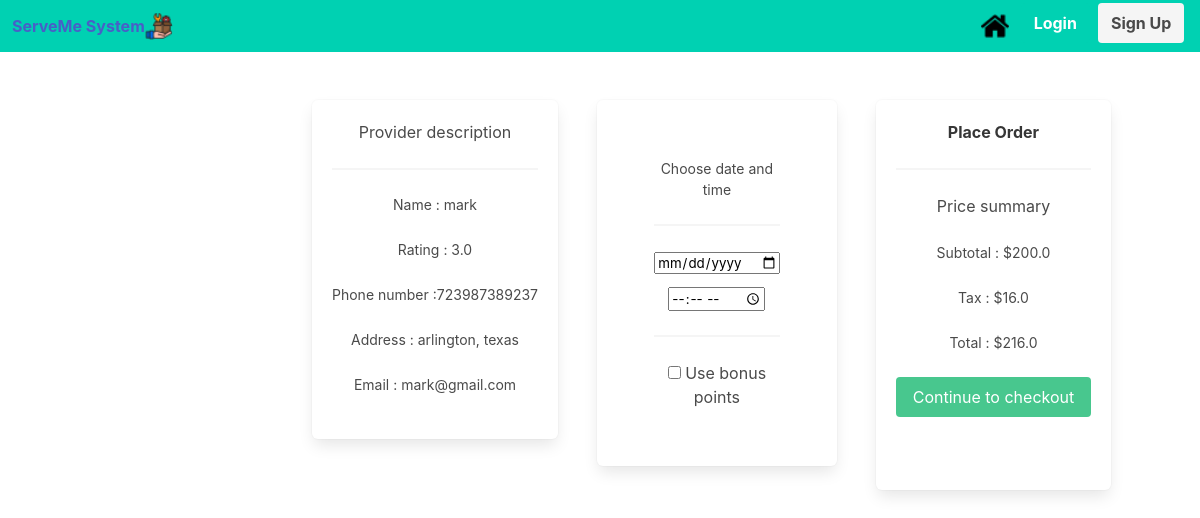
/providers?provider_id=1&service_id=2, run on an earlier commit of the app's database.
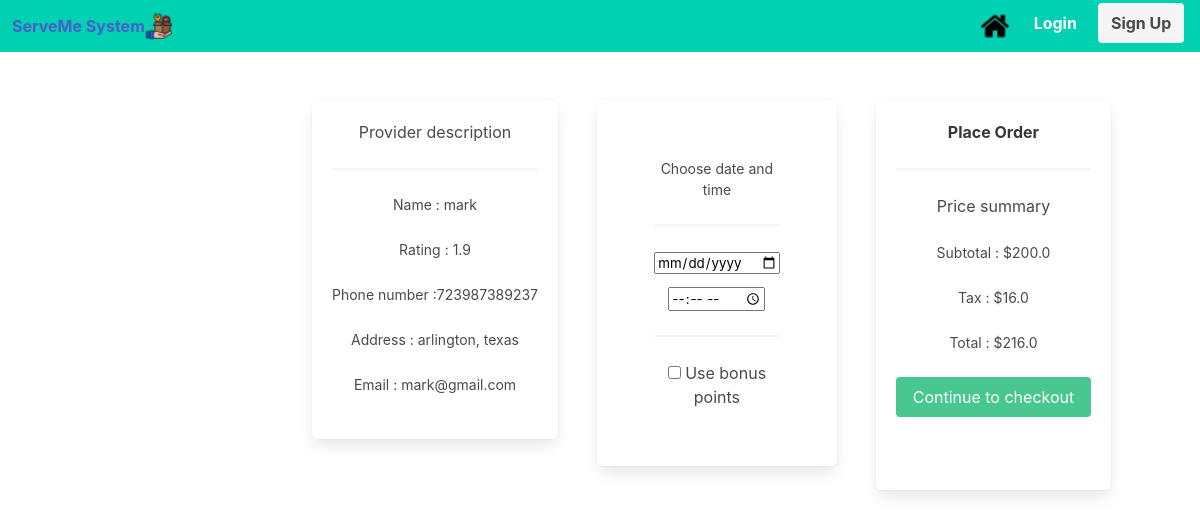
And on a later commit of the database.
### serveme/models.py (models this page shows, shortened)
class Provider (db.Model):
    provider_id     = db.Column(db.Integer, primary_key=True)
    userID        = db.Column(db.Integer, db.ForeignKey('user.userID'), nullable=False)
    provider_name   = db.Column(db.String(50), nullable=False)
    rating_avg      = db.Column(db.Float)
    phone_number    = db.Column(db.String(10), nullable=False)
    address         = db.Column(db.String(25), nullable=False)
    email           = db.Column(db.String(20), nullable=False)
    ssn             = db.Column(db.String(9), nullable=False)
    services        = db.relationship('Service', backref='service_provider', lazy=True)

### serveme/providerController.py (the view)
@providerController.route('/providers')
def providers():
    provider_id_from_client=request.args.get('provider_id')
    service_id_from_client = request.args.get('service_id')
    result = Provider.query.filter_by(provider_id=provider_id_from_client).all()
    service_result = Service.query.filter_by(service_id=service_id_from_client)
    return render_template('order.html',provider_id = provider_id_from_client, service_id = service_id_from_client, providers=result, services=service_result, user = current_user)

### serveme/templates/order.html (shortened to what this page needs)
{% extends "base.html" %}
{% block content %}
<br>
<br>
{%if providers != null%}
 <div style="display: flex; flex-direction: horizontal; margin-left:20%;">
    <div >
        <div class="box">
            <h1>Provider description</h1>
            <hr>
            <p style="text-align:center">Name : {{providers[0].provider_name}}</p>
            <br>
            <p>Rating : {{providers[0].rating_avg}}</p>
            <br>
            <p>Phone number :{{providers[0].phone_number}}</p>
            <br>
            <p>Address : {{providers[0].address}}</p>
            <br>
            <p>Email : {{providers[0].email}}</p>
            <br>
        </div>
    </div>
    <form method="POST" action="{{ url_for('orderController.order',cost=0.08*services[0].cost + services[0].cost, description=services[0].description, provider_id = provider_id, service_id=service_id) }}">
            <div style="display: flex; flex-direction: horizontal;">
                <div class="box" style="margin-left:10%; padding:15%;">
                    <p>Choose date and time</p>
                    <hr>
                    <div class="field">
                        <div class="control">
                            <input type="date" name="date">
                        </div>
                    </div>
                    <div class="field">
                        <div class="control">
                            <input type="time" name="time">
                        </div>
                    </div>
                    <hr>
                    <input type="checkbox" id="myCheck" />
                Use bonus points
                </div>
                {% if services != null %}
                <div  class="box" style="margin-left: 10%;" >
                    <h1> <strong>Place Order</strong> </h1>
                    <hr>
                    <h1>Price summary</h1>
                    <br>
                    <p>Subtotal : ${{services[0].cost}}</p>
                    <br>
                    <p>Tax : ${{0.08 * services[0].cost}}</p>
                    <br>
                    <p>Total : ${{0.08*services[0].cost + services[0].cost}} </p>
                    <br>
                    <button class="button is-success">Continue to checkout</button>
                    <br>
                </div>
                {%endif%}
            </div>
    </form>
</div>
{%endif%}
{% endblock %}

What changed in the data, as far as the page shows it:
changed Provider "mark": rating_avg "3.0" → "1.9"
